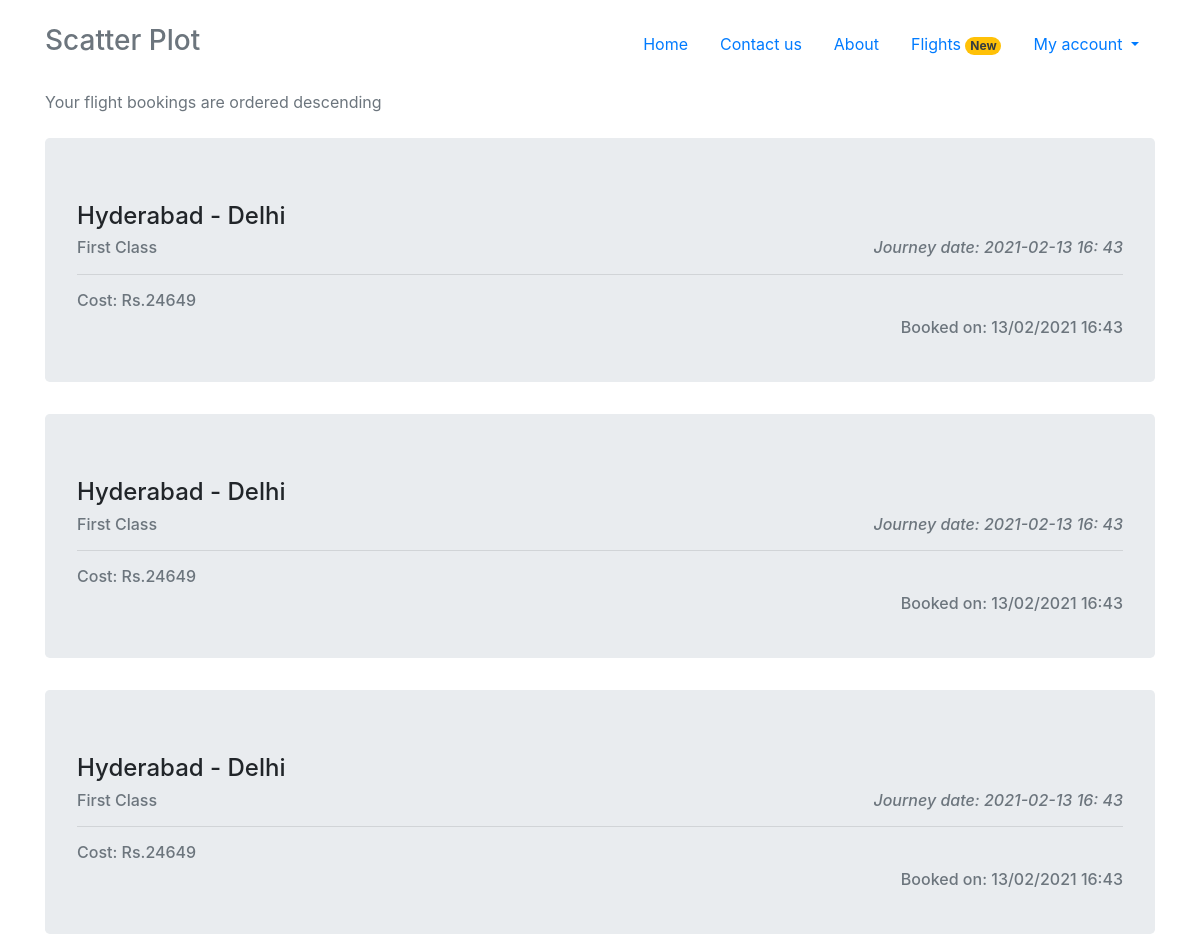
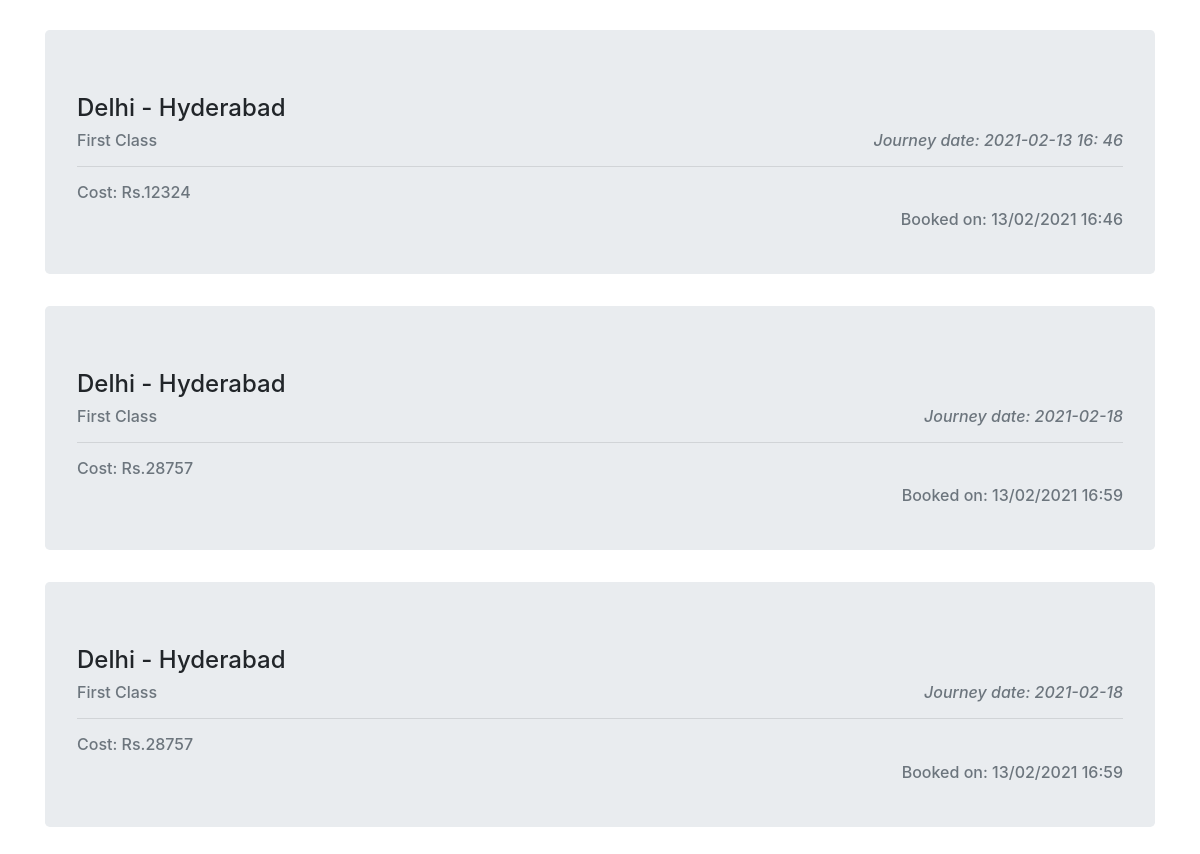
The page /myflights (signed in) on the database its author committed (2 pictures, top to bottom).
### Profile/models.py (models this page shows, shortened)
class flightbookingshistory(models.Model):
    user = models.ForeignKey(User, on_delete=models.CASCADE, null=True)
    journey = models.CharField(max_length = 500, null = True)
    journeydate = models.CharField(max_length = 50, null=True)
    bookedon = models.CharField(max_length = 50, null=True)
    category = models.CharField(max_length = 30, null = True)
    total_price = models.IntegerField(null = True)

### Profile/views.py (the view)
# urls.py: path('myflights', views.myflights, name='myflights'),
@login_required(login_url='login')
def myflights(request):
    matcheduser = flightbookingshistory.objects.filter(user=request.user)
    if len(matcheduser)==0:
        context = {
            'matcheduser': matcheduser
        }
    else:
        context = {
            'matcheduser': matcheduser
        }
    return render(request, 'myflights.html', context)

### templates/myflights.html
{% extends 'bootstrap.html' %}
{% block body %}
<h7 class	= "text-muted">Your flight bookings are ordered descending</h7><br><br>
{% if not matcheduser %}
<div class="jumbotron">
  <center><h6 class="text-muted">Nothing here.</h6></center>
</div>
{% else %}
{% for orders in matcheduser %}
<div class="jumbotron">
  <h4 >{{orders.journey}}</h4>
  <h6 class="text-muted" style="float: right;"><i>Journey date: {{orders.journeydate}}</i></h6>
  <h6 class="text-muted">{{orders.category}}</h6>
  <hr>
  <h6 class="text-muted">Cost: Rs.{{orders.total_price}}</h6>
  <h6 class="text-muted" style="float: right;">Booked on: {{orders.bookedon}}</h6>
</div>
{% endfor %}
{% endif %}
{% endblock body %}

### templates/bootstrap.html (shortened to what this page needs)
{% load static %}
<!doctype html>
<html lang="en">
  <head>
    <link rel="stylesheet" href="https://maxcdn.bootstrapcdn.com/bootstrap/4.0.0/css/bootstrap.min.css">
    <link href="https://stackpath.bootstrapcdn.com/bootstrap/4.3.1/css/bootstrap.min.css" rel='stylesheet'>
    <link href="{% static 'jquery.datetimepicker.min.css' %}" rel='stylesheet'>
  </head>
  <body>
<br>
<div class="container">
  <div class="header clearfix">
    <nav>
      <ul class="nav nav-pills float-right">
        <li class="nav-item">
          <a class="nav-link" href="{% url 'home' %}">Home <span class="sr-only">(current)</span></a>
        </li>
        <li class="nav-item">
          <a class="nav-link" href="{% url 'contact' %}">Contact us</a>
        </li>
        <li class="nav-item">
          <a class="nav-link" href="{% url 'about' %}">About</a>
        </li>
        <li class="nav-item">
          <a class="nav-link" href="{% url 'flightshome' %}">Flights <span class="badge rounded-pill bg-warning text-dark">New</span></a>
        </li>
        <li class="nav-item dropdown">
          <a class="nav-link dropdown-toggle" href="#" id="navbarDropdown" role="button" data-toggle="dropdown" aria-haspopup="true" aria-expanded="false">
            My account
          </a>
        </li>
    </nav>
    <h3 class="text-muted">Scatter Plot</h3>
  </div>
<br>
    {% block body %}{% endblock body %}
  </body>
</html>

### rows shown on the page
flightbookingshistory: journey "Hyderabad - Delhi", journeydate "2021-02-13 16: 43", category "First Class", total_price "24649", bookedon "13/02/2021 16:43"
flightbookingshistory: journey "Hyderabad - Delhi", journeydate "2021-02-13 16: 43", category "First Class", total_price "24649", bookedon "13/02/2021 16:43"
flightbookingshistory: journey "Hyderabad - Delhi", journeydate "2021-02-13 16: 43", category "First Class", total_price "24649", bookedon "13/02/2021 16:43"
flightbookingshistory: journey "Delhi - Hyderabad", journeydate "2021-02-13 16: 46", category "First Class", total_price "12324", bookedon "13/02/2021 16:46"
flightbookingshistory: journey "Delhi - Hyderabad", journeydate "2021-02-18", category "First Class", total_price "28757", bookedon "13/02/2021 16:59"
flightbookingshistory: journey "Delhi - Hyderabad", journeydate "2021-02-18", category "First Class", total_price "28757", bookedon "13/02/2021 16:59"
